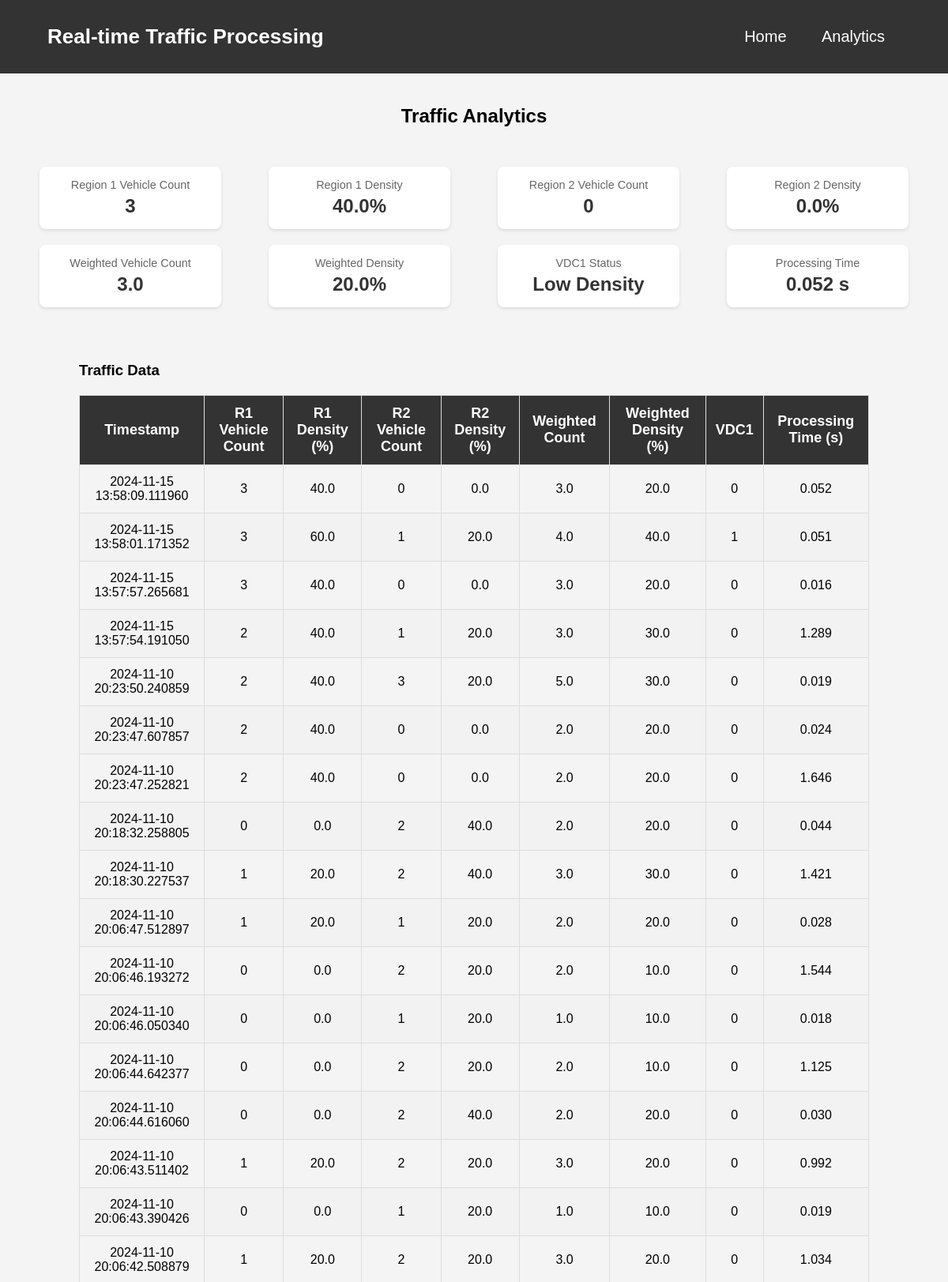
The app's page /analytics (upper part) with its own data.
### tables this page shows
CREATE TABLE traffic_data (
                id INTEGER PRIMARY KEY AUTOINCREMENT,
                timestamp TEXT NOT NULL,
                r1_vehicle_count INTEGER NOT NULL,
                r1_density REAL NOT NULL,
                r2_vehicle_count INTEGER NOT NULL,
                r2_density REAL NOT NULL,
                weighted_vehicle_count REAL NOT NULL,
                weighted_density REAL NOT NULL,
                vdc1 BOOLEAN NOT NULL,
                processing_time REAL NOT NULL
            );

### new.py (the view)
@app.route('/analytics')
def analytics():
    try:
        page = request.args.get('page', 1, type=int)
        per_page = 100
        offset = (page - 1) * per_page
        with db_lock:
            conn = sqlite3.connect(DATABASE)
            cursor = conn.cursor()
            cursor.execute('SELECT COUNT(*) FROM traffic_data')
            total_records = cursor.fetchone()[0]
            cursor.execute('''
                SELECT timestamp, r1_vehicle_count, r1_density,
                       r2_vehicle_count, r2_density,
                       weighted_vehicle_count, weighted_density,
                       vdc1, processing_time
                FROM traffic_data
                ORDER BY timestamp DESC
                LIMIT ? OFFSET ?
            ''', (per_page, offset))
            data = cursor.fetchall()
            conn.close()
        total_pages = (total_records + per_page - 1) // per_page
        return render_template('analytics.html',
                             data=data,
                             page=page,
                             total_pages=total_pages)
    except sqlite3.Error as e:
        print(f"Database error: {e}")
        return f"Database error: {e}", 500

### templates/analytics.html (shortened to what this page needs)
<!DOCTYPE html>
<html lang="en">
<head>
    <link rel="stylesheet" href="{{ url_for('static', filename='styles.css') }}">
</head>
<body>
    <header>
        <div class="header-container">
            <h1>Real-time Traffic Processing</h1>
            <nav>
                <a href="{{ url_for('index') }}">Home</a>
                <a href="{{ url_for('analytics') }}">Analytics</a>
            </nav>
        </div>
    </header>
    <main>
        <h2>Traffic Analytics</h2>
        <div class="summary-cards">
            <div class="summary-card">
                <div class="card-title">Region 1 Vehicle Count</div>
                <div class="card-value" id="r1Count">-</div>
            </div>
            <div class="summary-card">
                <div class="card-title">Region 1 Density</div>
                <div class="card-value" id="r1Density">-</div>
            </div>
            <div class="summary-card">
                <div class="card-title">Region 2 Vehicle Count</div>
                <div class="card-value" id="r2Count">-</div>
            </div>
            <div class="summary-card">
                <div class="card-title">Region 2 Density</div>
                <div class="card-value" id="r2Density">-</div>
            </div>
            <div class="summary-card">
                <div class="card-title">Weighted Vehicle Count</div>
                <div class="card-value" id="weightedCount">-</div>
            </div>
            <div class="summary-card">
                <div class="card-title">Weighted Density</div>
                <div class="card-value" id="weightedDensity">-</div>
            </div>
            <div class="summary-card">
                <div class="card-title">VDC1 Status</div>
                <div class="card-value" id="vdc1Status">-</div>
            </div>
            <div class="summary-card">
                <div class="card-title">Processing Time</div>
                <div class="card-value" id="processingTime">-</div>
            </div>
        </div>
        <div class="data-table">
            <h3>Traffic Data</h3>
            <table>
                <thead>
                    <tr>
                        <th>Timestamp</th>
                        <th>R1 Vehicle Count</th>
                        <th>R1 Density (%)</th>
                        <th>R2 Vehicle Count</th>
                        <th>R2 Density (%)</th>
                        <th>Weighted Count</th>
                        <th>Weighted Density (%)</th>
                        <th>VDC1</th>
                        <th>Processing Time (s)</th>
                    </tr>
                </thead>
                <tbody>
                    {% for row in data %}
                    <tr>
                        <td>{{ row[0] }}</td>
                        <td>{{ row[1] }}</td>
                        <td>{{ "%.1f"|format(row[2]) }}</td>
                        <td>{{ row[3] }}</td>
                        <td>{{ "%.1f"|format(row[4]) }}</td>
                        <td>{{ "%.1f"|format(row[5]) }}</td>
                        <td>{{ "%.1f"|format(row[6]) }}</td>
                        <td>{{ row[7] }}</td>
                        <td>{{ "%.3f"|format(row[8]) }}</td>
                    </tr>
                    {% endfor %}
                </tbody>
            </table>
        </div>
    </main>
</body>
</html>

### static/styles.css (style rules this page uses)
body { margin: 0; font-family: Arial, sans-serif; background-color: #f4f4f4; }
header { background-color: #333; color: #fff; padding: 15px 0; text-align: center; }
.header-container { width: 90%; margin: 0 auto; display: flex; align-items: center; justify-content: space-between; }
header h1 { margin: 0; font-size: 26px; }
nav a { color: #fff; text-decoration: none; margin: 0 15px; font-size: 20px; }
main { padding: 20px; min-height: calc(100vh - 150px); display: flex; flex-direction: column; align-items: center; }
.data-table { width: 100%; max-width: 1000px; overflow-x: auto; }
.data-table table { width: 100%; border-collapse: collapse; }
.data-table th, .data-table td { border: 1px solid #ddd; padding: 12px; text-align: center; }
.data-table th { background-color: #333; color: white; font-size: 18px; }
.data-table td { font-size: 16px; }
.data-table tr:nth-child(even) { background-color: #f2f2f2; }

### templates/analytics.html (style rules this page uses)
.data-table { margin: 20px; overflow-x: auto; }
table { width: 100%; border-collapse: collapse; margin-top: 20px; }
th, td { padding: 8px; text-align: left; border: 1px solid #ddd; }
th { background-color: #f4f4f4; }
tr:nth-child(even) { background-color: #f9f9f9; }
.header-container { background-color: #333; padding: 1rem; color: white; }
nav a { color: white; text-decoration: none; margin: 0 10px; padding: 5px 10px; border-radius: 4px; }
.summary-cards { display: flex; flex-wrap: wrap; justify-content: space-around; margin: 20px 0; }
.summary-card { background-color: #fff; border-radius: 8px; box-shadow: 0 2px 4px rgba(0,0,0,0.1); padding: 15px; margin: 10px; min-width: 200px; text-align: center; }
.card-title { color: #666; font-size: 0.9em; margin-bottom: 5px; }
.card-value { font-size: 1.5em; font-weight: bold; color: #333; }

### records on screen
traffic_data: timestamp "2024-11-15 13:58:09.111960", r1_vehicle_count "3", r1_density "40.0", r2_vehicle_count "0", r2_density "0.0", weighted_vehicle_count "3.0", weighted_density "20.0", vdc1 "0", processing_time "0.052"
traffic_data: timestamp "2024-11-15 13:58:01.171352", r1_vehicle_count "3", r1_density "60.0", r2_vehicle_count "1", r2_density "20.0", weighted_vehicle_count "4.0", weighted_density "40.0", vdc1 "1", processing_time "0.051"
traffic_data: timestamp "2024-11-15 13:57:57.265681", r1_vehicle_count "3", r1_density "40.0", r2_vehicle_count "0", r2_density "0.0", weighted_vehicle_count "3.0", weighted_density "20.0", vdc1 "0", processing_time "0.016"
traffic_data: timestamp "2024-11-15 13:57:54.191050", r1_vehicle_count "2", r1_density "40.0", r2_vehicle_count "1", r2_density "20.0", weighted_vehicle_count "3.0", weighted_density "30.0", vdc1 "0", processing_time "1.289"
traffic_data: timestamp "2024-11-10 20:23:50.240859", r1_vehicle_count "2", r1_density "40.0", r2_vehicle_count "3", r2_density "20.0", weighted_vehicle_count "5.0", weighted_density "30.0", vdc1 "0", processing_time "0.019"
traffic_data: timestamp "2024-11-10 20:23:47.607857", r1_vehicle_count "2", r1_density "40.0", r2_vehicle_count "0", r2_density "0.0", weighted_vehicle_count "2.0", weighted_density "20.0", vdc1 "0", processing_time "0.024"
traffic_data: timestamp "2024-11-10 20:23:47.252821", r1_vehicle_count "2", r1_density "40.0", r2_vehicle_count "0", r2_density "0.0", weighted_vehicle_count "2.0", weighted_density "20.0", vdc1 "0", processing_time "1.646"
traffic_data: timestamp "2024-11-10 20:18:32.258805", r1_vehicle_count "0", r1_density "0.0", r2_vehicle_count "2", r2_density "40.0", weighted_vehicle_count "2.0", weighted_density "20.0", vdc1 "0", processing_time "0.044"
traffic_data: timestamp "2024-11-10 20:18:30.227537", r1_vehicle_count "1", r1_density "20.0", r2_vehicle_count "2", r2_density "40.0", weighted_vehicle_count "3.0", weighted_density "30.0", vdc1 "0", processing_time "1.421"
traffic_data: timestamp "2024-11-10 20:06:47.512897", r1_vehicle_count "1", r1_density "20.0", r2_vehicle_count "1", r2_density "20.0", weighted_vehicle_count "2.0", weighted_density "20.0", vdc1 "0", processing_time "0.028"
traffic_data: timestamp "2024-11-10 20:06:46.193272", r1_vehicle_count "0", r1_density "0.0", r2_vehicle_count "2", r2_density "20.0", weighted_vehicle_count "2.0", weighted_density "10.0", vdc1 "0", processing_time "1.544"
traffic_data: timestamp "2024-11-10 20:06:46.050340", r1_vehicle_count "0", r1_density "0.0", r2_vehicle_count "1", r2_density "20.0", weighted_vehicle_count "1.0", weighted_density "10.0", vdc1 "0", processing_time "0.018"
traffic_data: timestamp "2024-11-10 20:06:44.642377", r1_vehicle_count "0", r1_density "0.0", r2_vehicle_count "2", r2_density "20.0", weighted_vehicle_count "2.0", weighted_density "10.0", vdc1 "0", processing_time "1.125"
traffic_data: timestamp "2024-11-10 20:06:44.616060", r1_vehicle_count "0", r1_density "0.0", r2_vehicle_count "2", r2_density "40.0", weighted_vehicle_count "2.0", weighted_density "20.0", vdc1 "0", processing_time "0.030"
traffic_data: timestamp "2024-11-10 20:06:43.511402", r1_vehicle_count "1", r1_density "20.0", r2_vehicle_count "2", r2_density "20.0", weighted_vehicle_count "3.0", weighted_density "20.0", vdc1 "0", processing_time "0.992"
traffic_data: timestamp "2024-11-10 20:06:43.390426", r1_vehicle_count "0", r1_density "0.0", r2_vehicle_count "1", r2_density "20.0", weighted_vehicle_count "1.0", weighted_density "10.0", vdc1 "0", processing_time "0.019"
traffic_data: timestamp "2024-11-10 20:06:42.508879", r1_vehicle_count "1", r1_density "20.0", r2_vehicle_count "2", r2_density "20.0", weighted_vehicle_count "3.0", weighted_density "20.0", vdc1 "0", processing_time "1.034"
